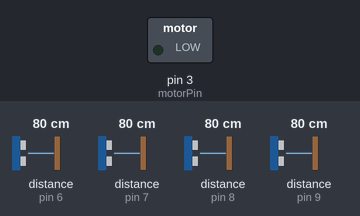
Simulated run of this sketch. Board: Arduino Uno, built with avr-gcc and run on an emulated ATmega328P. Parts: switched loads named in the sketch (green lamp = pin HIGH). Wiring (inferred from the names in the program): 4 × ultrasonic range finder: trigger pin 6, echo pin 6 / trigger pin 7, echo pin 7 / trigger pin 8, echo pin 8 / trigger pin 9, echo pin 9. Inputs (shaded band) come from the test bench; at power-on: distance to the obstacle (sensors on pin 6, pin 7, pin 8, pin 9) 80 cm. The echo pulse lasts 58.3 µs per cm; what the sketch prints to the serial monitor is not drawn.

Above: at 0.05 s.
At 6.25 s:
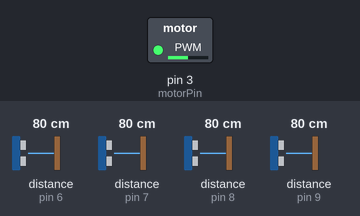
Timing chart, 0 to 8.2 s (numbered marks = the images above):
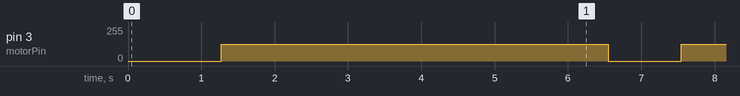

The sketch:

foursensors.ino
```cpp
int ultraSoundSignalPins[] = {8,7,6,9};
/*/ Front Left,Front, Front Right, Rear Ultrasound signal pins*/
char *pingString[] = {"Front Left ","Front ", "Front Right ", "Rear "};
/*/just something to print to indicate direction*/

//DC Motor pin
int motorPin = 3;

void setup()
{
 Serial.begin(9600);
}

//Ping function
unsigned long ping(int index)
{
 unsigned long echo;

 pinMode(ultraSoundSignalPins[index], OUTPUT); /* Switch signalpin to output*/
 digitalWrite(ultraSoundSignalPins[index], LOW); /*/ Send low pulse*/
 delayMicroseconds(2); // Wait for 2 microseconds
 digitalWrite(ultraSoundSignalPins[index], HIGH); /*/ Send high pulse*/
 delayMicroseconds(5); // Wait for 5 microseconds
 digitalWrite(ultraSoundSignalPins[index], LOW); /*/ Holdoff*/
 pinMode(ultraSoundSignalPins[index], INPUT); /*/ Switch signalpin to input*/
 digitalWrite(ultraSoundSignalPins[index], HIGH); /*/ Turn on pullup resistor*/
 echo = pulseIn(ultraSoundSignalPins[index], HIGH); /*/Listen for echo*/
 return (echo / 58.138) * .39; /*/convert to CM then to inches*/
}

void loop()
{
 unsigned long ultrasoundValue;
 for(int i=0; i < 4; i++){
   ultrasoundValue = ping(i);
   Serial.print(pingString[i]);
   Serial.print(ultrasoundValue);
   Serial.print("in, ");
   delay(50);

 }
 Serial.println();
 delay(50);

  //DC Motor Control
  analogWrite(motorPin, 0);
  delay(1000);
  analogWrite(motorPin, 127);
  delay(5000);
}
```

Measured:
- by itself, pin 3 (motorPin): alternates 127/255 for 5.3 s and 0/255 for 1.0 s
